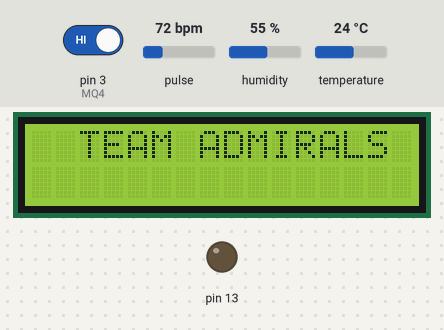
A sketch run on a simulated Arduino Uno, built with avr-gcc and run on an emulated ATmega328P. Parts: 16×2 character LCD, output pins drawn as LEDs (lit = HIGH). Inputs (shaded band) come from the test bench; at power-on: pin 3 (MQ4) HIGH, pulse 72 bpm, humidity 55 %, temperature 24 °C. What the sketch prints to the serial monitor is not drawn.

Above: at 5.1 s.
7.7 s: pin 3 (MQ4) driven LOW
At 18.0 s:
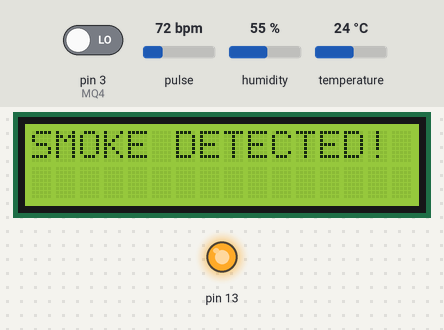
20.7 s: pulse set to 42 bpm
At 23.6 s:
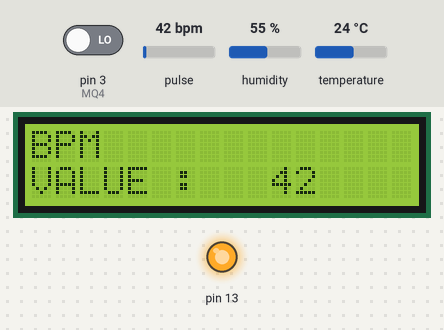
34.7 s: humidity set to 22 %
At 41.7 s:
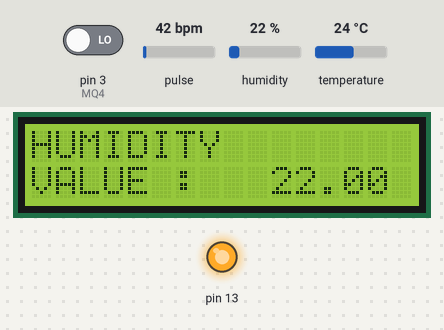
44.9 s: temperature set to 12 °C
At 49.9 s:
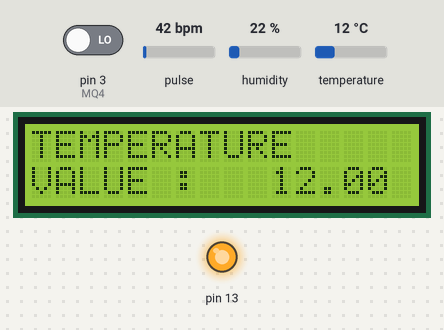
53.0 s: pin 3 (MQ4) driven HIGH
At 59.0 s:
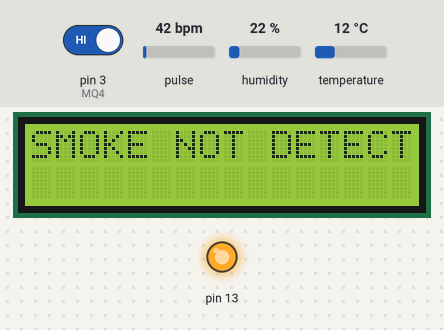
61.1 s: pulse set to 70 bpm
At 64.5 s:
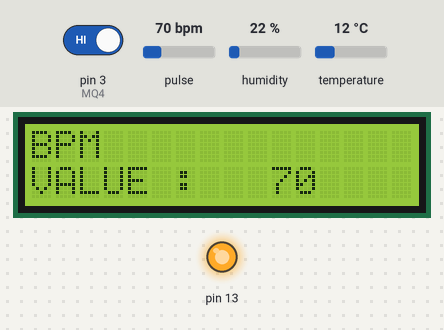
Timing chart, 0 to 66.0 s (numbered marks = the images above; inputs shaded):
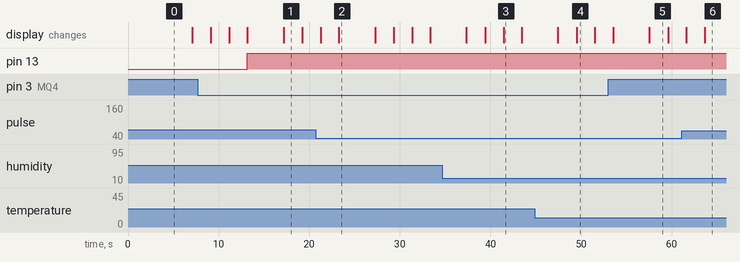

The sketch:

fk.ino
```cpp
/*********SERIAL COMMUNICATION****************************************************/
#include <SoftwareSerial.h>
#include <ArduinoJson.h>
///Initialise Arduino to NodeMCU (0=Rx & 1=Tx)
//SoftwareSerial nodemcu(0, 1);

String message = "";
bool messageReady = false;


/*********PULSE SENSOR****************************************************/
#define USE_ARDUINO_INTERRUPTS true    // Set-up low-level interrupts for most acurate BPM math
#include <PulseSensorPlayground.h>     // Includes the PulseSensorPlayground Library
const int PulseWire = A0;       // 'S' Signal pin connected to A0
const int LED13 = 13;          // The on-board Arduino LED
int Threshold = 550;           // Determine which Signal to "count as a beat" and which to ignore
PulseSensorPlayground pulseSensor;  // Creates an object

const int soilMoisture = 2;

/**** MQ4****/
const int MQ4 = 3;

/*****DHT11****/
#include "DHT.h"
#define DHTPIN 4     // Digital pin connected to the DHT sensor
#define DHTTYPE DHT11   // DHT 11
DHT dht(DHTPIN, DHTTYPE);

/******LCD DISPLAY***************/
#include <LiquidCrystal.h>

const int rs = 5;
const int en = 6;
const int D4 = 7;
const int D5 = 8;
const int D6 = 9;
const int D7 = 10;
LiquidCrystal lcd(rs, en, D4, D5, D6, D7);
//////////////////////////////////////////////////////////////////////
void setup() {

  /******LCD DISPLAY***************/
  lcd.begin(16, 2);  // set up the LCD's number of columns and rows:
  lcd.setCursor(1, 0);
  lcd.print(" TEAM ADMIRALS");  // Print a text to the LCD.
  delay(4000);

  Serial.begin(9600);
  //  nodemcu.begin(9600);
  delay(1000);

  Serial.println("Program started");

  /**** MQ4****/
  pinMode(MQ4, INPUT);

  /*****DHT11*********************************************************/
  Serial.println(F("DHTxx test!"));
  dht.begin();

  /*********PULSE SENSOR****************************************************/
  // Configure the PulseSensor object, by assigning our variables to it
  pulseSensor.analogInput(PulseWire);
  pulseSensor.blinkOnPulse(LED13);       // Blink on-board LED with heartbeat
  pulseSensor.setThreshold(Threshold);

  // Double-check the "pulseSensor" object was created and began seeing a signal
  if (pulseSensor.begin()) {
    Serial.println("PulseSensor object created!");
  }

}
//////////////////////////////////////////////////////////////////////
void loop() {
  delay(2000);
  //    StaticJsonBuffer<1000> jsonBuffer;
  //    JsonObject& data = jsonBuffer.createObject();

  lcd.clear();
  /**** MQ4****************************************************************/
  const int isGas = digitalRead(MQ4);
  //  data["smoke"] = isGas;
  if (!isGas) {
    Serial.println("SMOKE DETECTED!");
    lcd.setCursor(0, 0);
    lcd.print("SMOKE DETECTED!");
  }
  else {
    Serial.println("SMOKE NOT DETECED !");
    lcd.setCursor(0, 0);
    lcd.print("SMOKE NOT DETECTED!");
  }
  delay(1800);

  /*****DHT11************************************************************/

  // Reading temperature or humidity takes about 250 milliseconds!
  float h = dht.readHumidity();
  delay(250);
  float t = dht.readTemperature();// Read temperature as Celsius (the default)
  //  data["humidity"] = h;
  //  data["temp"] = t;

  Serial.print("Temperature: ");
  Serial.print(t);
  Serial.println();
  Serial.print("Humidity: ");
  Serial.print(h);
  Serial.println();

  lcd.clear();
  lcd.setCursor(0, 0);
  lcd.print("TEMPERATURE");
  lcd.setCursor(0, 1);
  lcd.print("VALUE : ");
  lcd.setCursor(10, 1);
  lcd.print(t);
  delay(2000);
  lcd.clear();
  lcd.setCursor(0, 0);
  lcd.print("HUMIDITY");
  lcd.setCursor(0, 1);
  lcd.print("VALUE : ");
  lcd.setCursor(10, 1);
  lcd.print(h);
  delay(2000);
  /*********PULSE SENSOR****************************************************/

  int myBPM = pulseSensor.getBeatsPerMinute();      // Calculates BPM
  //  data["bpm"] = myBPM;


  if (pulseSensor.sawStartOfBeat()) {               // Constantly test to see if a beat happened
    Serial.println("HeartBeat Happened ! "); // If true, print a message
    Serial.print("BPM: ");
    Serial.println(myBPM);                        // Print the BPM value
  }

  lcd.clear();
  lcd.setCursor(0, 0);
  lcd.print("BPM");
  lcd.setCursor(0, 1);
  lcd.print("VALUE : ");
  lcd.setCursor(10, 1);
  lcd.print(myBPM);


  //Send data to NodeMCU
  //  data.printTo(nodemcu);
  //  jsonBuffer.clear();


  // Monitor serial communication
  while (Serial.available()) {
    message = Serial.readString();
    messageReady = true;
  }
  // Only process message if there's one
  if (messageReady) {
    // The only messages we'll parse will be formatted in JSON
    DynamicJsonDocument doc(1024); // ArduinoJson version 6+
    // Attempt to deserialize the message
    DeserializationError error = deserializeJson(doc, message);
    if (error) {
      Serial.print(F("deserializeJson() failed: "));
      Serial.println(error.c_str());
      messageReady = false;
      return;
    }
    if (doc["type"] == "request") {
      doc["type"] = "response";
      // Get data from analog sensors
      doc["gas"] = isGas;
      doc["temp"] = t;
      doc["hum"] = h;
       doc["bpm"] = myBPM;

      serializeJson(doc, Serial);
    }
    messageReady = false;
  }

  delay(2000);


}
```

Measured:
- after the input at 7.7 s, the display: first differs from a run without the input after 9.5 s (image 1)
- after the input at 53.0 s, the display: first differs from a run without the input after 4.5 s (image 5)
- what the display in image 1 shows lasts 2.0 s, from 17.2 s to 19.2 s
- what the display in image 2 shows lasts 4.0 s, from 23.3 s to 27.3 s
- what the display in image 3 shows lasts 2.0 s, from 41.4 s to 43.4 s
